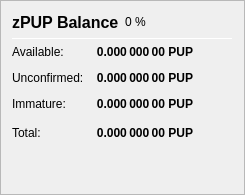
                   <widget class="QFrame" name="frame_ZerocoinBalances">
                    <property name="frameShape">
                     <enum>QFrame::StyledPanel</enum>
                    </property>
                    <property name="frameShadow">
                     <enum>QFrame::Raised</enum>
                    </property>
                    <layout class="QVBoxLayout" name="verticalLayout_7">
                     <item>
                      <layout class="QHBoxLayout" name="horizontalLayout_8" stretch="0,0,0">
                       <item>
                        <widget class="QLabel" name="label_5z_3">
                         <property name="minimumSize">
                          <size>
                           <width>0</width>
                           <height>20</height>
                          </size>
                         </property>
                         <property name="font">
                          <font>
                           <pointsize>12</pointsize>
                           <weight>75</weight>
                           <bold>true</bold>
                          </font>
                         </property>
                         <property name="text">
                          <string>zPUP Balance</string>
                         </property>
                        </widget>
                       </item>
                       <item>
                        <widget class="QLabel" name="labelzPUPPercent">
                         <property name="text">
                          <string notr="true">0 %</string>
                         </property>
                        </widget>
                       </item>
                       <item>
                        <spacer name="horizontalSpacer_11">
                         <property name="orientation">
                          <enum>Qt::Horizontal</enum>
                         </property>
                         <property name="sizeHint" stdset="0">
                          <size>
                           <width>40</width>
                           <height>20</height>
                          </size>
                         </property>
                        </spacer>
                       </item>
                      </layout>
                     </item>
                     <item>
                      <widget class="Line" name="line_ZerocoinBalance">
                       <property name="minimumSize">
                        <size>
                         <width>0</width>
                         <height>1</height>
                        </size>
                       </property>
                       <property name="maximumSize">
                        <size>
                         <width>16777215</width>
                         <height>1</height>
                        </size>
                       </property>
                       <property name="orientation">
                        <enum>Qt::Horizontal</enum>
                       </property>
                      </widget>
                     </item>
                     <item>
                      <layout class="QGridLayout" name="gridLayout_5">
                       <property name="spacing">
                        <number>12</number>
                       </property>
                       <item row="1" column="0">
                        <widget class="QLabel" name="labelzBalanceMatureText">
                         <property name="toolTip">
                          <string>Mature: more than 20 confirmation and more than 1 mint of the same denomination after it was minted.
These zPUP are spendable.</string>
                         </property>
                         <property name="text">
                          <string>Available:</string>
                         </property>
                        </widget>
                       </item>
                       <item row="1" column="1">
                        <widget class="QLabel" name="labelzBalanceMature">
                         <property name="font">
                          <font>
                           <weight>75</weight>
                           <bold>true</bold>
                          </font>
                         </property>
                         <property name="toolTip">
                          <string>Mature: more than 20 confirmation and more than 1 mint of the same denomination after it was minted.
These zPUP are spendable.</string>
                         </property>
                         <property name="text">
                          <string notr="true">0.000 000 00 PUP</string>
                         </property>
                         <property name="alignment">
                          <set>Qt::AlignRight|Qt::AlignTrailing|Qt::AlignVCenter</set>
                         </property>
                        </widget>
                       </item>
                       <item row="2" column="0">
                        <widget class="QLabel" name="labelzBalanceUnconfirmedText">
                         <property name="toolTip">
                          <string>Unconfirmed: less than 20 confirmations
Immature: confirmed, but less than 1 mint of the same denomination after it was minted</string>
                         </property>
                         <property name="text">
                          <string>Unconfirmed:</string>
                         </property>
                        </widget>
                       </item>
                       <item row="2" column="1">
                        <widget class="QLabel" name="labelzBalanceUnconfirmed">
                         <property name="font">
                          <font>
                           <weight>75</weight>
                           <bold>true</bold>
                          </font>
                         </property>
                         <property name="toolTip">
                          <string>Unconfirmed: less than 20 confirmations
Immature: confirmed, but less than 1 mint of the same denomination after it was minted</string>
                         </property>
                         <property name="text">
                          <string notr="true">0.000 000 00 PUP</string>
                         </property>
                         <property name="alignment">
                          <set>Qt::AlignRight|Qt::AlignTrailing|Qt::AlignVCenter</set>
                         </property>
                        </widget>
                       </item>
                       <item row="3" column="0">
                        <widget class="QLabel" name="labelzBalanceImmatureText">
                         <property name="toolTip">
                          <string>Unconfirmed: less than 20 confirmations
Immature: confirmed, but less than 1 mint of the same denomination after it was minted</string>
                         </property>
                         <property name="text">
                          <string>Immature:</string>
                         </property>
                        </widget>
                       </item>
                       <item row="3" column="1">
                        <widget class="QLabel" name="labelzBalanceImmature">
                         <property name="font">
                          <font>
                           <weight>75</weight>
                           <bold>true</bold>
                          </font>
                         </property>
                         <property name="toolTip">
                          <string>Unconfirmed: less than 20 confirmations
Immature: confirmed, but less than 1 mint of the same denomination after it was minted</string>
                         </property>
                         <property name="text">
                          <string notr="true">0.000 000 00 PUP</string>
                         </property>
                         <property name="alignment">
                          <set>Qt::AlignRight|Qt::AlignTrailing|Qt::AlignVCenter</set>
                         </property>
                        </widget>
                       </item>
                       <item row="4" column="0">
                        <widget class="QLabel" name="labelzBalanceText">
                         <property name="toolTip">
                          <string>Your current zPUP balance, unconfirmed and immature zPUP included.</string>
                         </property>
                         <property name="text">
                          <string>Total:</string>
                         </property>
                        </widget>
                       </item>
                       <item row="4" column="1">
                        <widget class="QLabel" name="labelzBalance">
                         <property name="font">
                          <font>
                           <weight>75</weight>
                           <bold>true</bold>
                          </font>
                         </property>
                         <property name="cursor">
                          <cursorShape>IBeamCursor</cursorShape>
                         </property>
                         <property name="toolTip">
                          <string>Your current zPUP balance, unconfirmed and immature zPUP included.</string>
                         </property>
                         <property name="text">
                          <string notr="true">0.000 000 00 PUP</string>
                         </property>
                         <property name="alignment">
                          <set>Qt::AlignRight|Qt::AlignTrailing|Qt::AlignVCenter</set>
                         </property>
                         <property name="textInteractionFlags">
                          <set>Qt::LinksAccessibleByMouse|Qt::TextSelectableByKeyboard|Qt::TextSelectableByMouse</set>
                         </property>
                        </widget>
                       </item>
                       <item row="4" column="2">
                        <spacer name="horizontalSpacer_4">
                         <property name="orientation">
                          <enum>Qt::Horizontal</enum>
                         </property>
                         <property name="sizeHint" stdset="0">
                          <size>
                           <width>40</width>
                           <height>20</height>
                          </size>
                         </property>
                        </spacer>
                       </item>
                      </layout>
                     </item>
                     <item>
                      <spacer name="verticalSpacer_4">
                       <property name="orientation">
                        <enum>Qt::Vertical</enum>
                       </property>
                       <property name="sizeHint" stdset="0">
                        <size>
                         <width>20</width>
                         <height>40</height>
                        </size>
                       </property>
                      </spacer>
                     </item>
                    </layout>
                   </widget>
